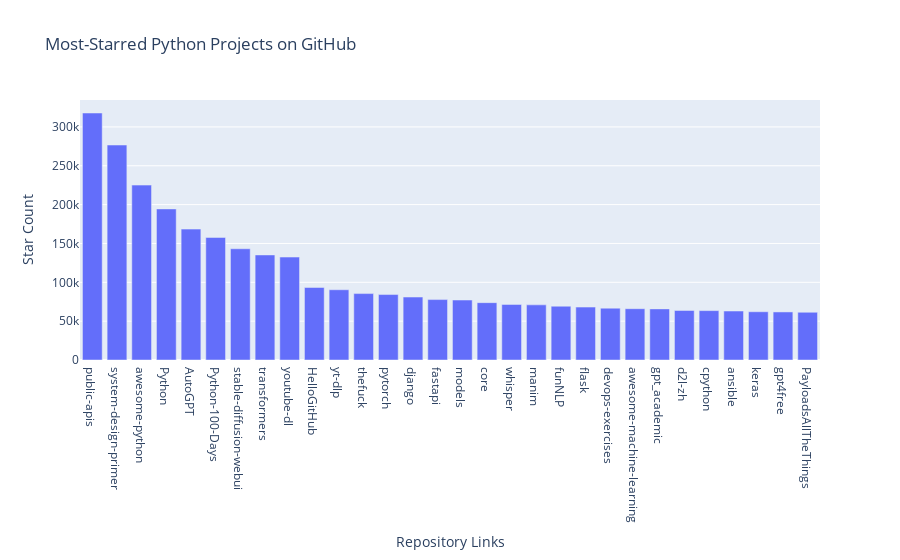

The notebook cell saved with this chart:
### Code cell
import requests
import plotly.express as px

# GitHub API URL
url = "https://api.github.com/search/repositories"
url += "?q=language:python+sort:stars+stars:>10000"

# Set request headers
headers = {"Accept": "application/vnd.github.v3+json"}
r = requests.get(url, headers=headers)

# Check the request status
print(f"Status code: {r.status_code}")

# Parse the JSON response
response_dict = r.json()
repo_dicts = response_dict['items']
print(f"Repositories returned: {len(repo_dicts)}")  # Print the number of repositories returned

# Process the repository information
repo_links, stars, hover_texts = [], [], []
for repo_dict in repo_dicts:
    # Create clickable links for repository names
    repo_name = repo_dict['name']
    repo_url = repo_dict['html_url']
    repo_link = f"<a href='{repo_url}' target='_blank'>{repo_name}</a>"  # HTML hyperlink
    repo_links.append(repo_link)

    # Add star counts
    stars.append(repo_dict['stargazers_count'])

    # Create hover text
    owner = repo_dict['owner']['login']
    description = repo_dict['description']
    hover_text = f"{owner}<br />{description}"
    hover_texts.append(hover_text)

# Visualization using Plotly Express
title = "Most-Starred Python Projects on GitHub"
labels = {"x": "Repository Links", "y": "Star Count"}
fig = px.bar(x=repo_links, y=stars, title=title, labels=labels, hover_data={"text": hover_texts})

# Show the figure
fig.show()

### Figure 1 — Plotly figure (JSON) as saved in the notebook; plotly's stock layout.template omitted (floating-point values rounded to 4 significant figures)
{"data": [{"alignmentgroup": "True", "customdata": [["public-apis<br />A collective list of free APIs"], ["donnemartin<br />Learn how to design large-scale systems. Prep for the system design interview.  Includes Anki flashcards."], ["vinta<br />An opinionated list of awesome Python frameworks, libraries, software and resources."], ["TheAlgorithms<br />All Algorithms implemented in Python"], ["Significant-Gravitas<br />AutoGPT is the vision of accessible AI for everyone, to use and to build on. Our mission is to provide the tools, so that you can focus on what matters."], ["jackfrued<br />Python - 100天从新手到大师"], ["AUTOMATIC1111<br />Stable Diffusion web UI"], ["huggingface<br />🤗 Transformers: State-of-the-art Machine Learning for Pytorch, TensorFlow, and JAX."], ["ytdl-org<br />Command-line program to download videos from YouTube.com and other video sites"], ["521xueweihan<br />:octocat: 分享 GitHub 上有趣、入门级的开源项目。Share interesting, entry-level open source projects on GitHub."], ["yt-dlp<br />A feature-rich command-line audio/video downloader"], ["nvbn<br />Magnificent app which corrects your previous console command."], ["pytorch<br />Tensors and Dynamic neural networks in Python with strong GPU acceleration"], ["django<br />The Web framework for perfectionists with deadlines."], ["fastapi<br />FastAPI framework, high performance, easy to learn, fast to code, ready for production"], ["tensorflow<br />Models and examples built with TensorFlow"], ["home-assistant<br />:house_with_garden: Open source home automation that puts local control and privacy first."], ["openai<br />Robust Speech Recognition via Large-Scale Weak Supervision"], ["3b1b<br />Animation engine for explanatory math videos"], ["fighting41love<br />中英文敏感词、语言检测、中外手机/电话归属地/运营商查询、名字推断性别、手机号抽取、身份证抽取、邮箱抽取、中日文人名库、中文缩写库、拆字词典、词汇情感值、停用词、反动词表、暴恐词表、繁简体转换、英文模拟中文发音、汪峰歌词生成器、职业名称词库、同义词库、反义词库、否定词库、汽车品牌词库、汽车零件词库、连续英文切割、各种中文词向量、公司名字大全、古诗词库、IT词库、财经词库、成语词库、地名词库、历史名人词库、诗词词库、医学词库、饮食词库、法律词库、汽车词库、动物词库、中文聊天语料、中文谣言数据、百度中文问答数据集、句子相似度匹配算法集合、bert资源、文本生成&摘要相关工具、cocoNLP信息抽取工具、国内电话号码正则匹配、清华大学XLORE:中英文跨语言百科知识图谱、清华大学人工智能技术系列报告、自然语言生成、NLU太难了系列、自动对联数据及机器人、用户名黑名单列表、罪名法务名词及分类模型、微信公众号语料、cs224n深度学习自然语言处理课程、中文手写汉字识别、中文自然语言处理 语料/数据集、变量命名神器、分词语料库+代码、任务型对话英文数据集、ASR 语音数据集 + 基于深度学习的中文语音识别系统、笑声检测器、Microsoft多语言数字/单位/如日期时间识别包、中华新华字典数据库及api(包括常用歇后语、成语、词语和汉字)、文档图谱自动生成、SpaCy 中文模型、Common Voice语音识别数据集新版、神经网络关系抽取、基于bert的命名实体识别、关键词(Keyphrase)抽取包pke、基于医疗领域知识图谱的问答系统、基于依存句法与语义角色标注的事件三元组抽取、依存句法分析4万句高质量标注数据、cnocr：用来做中文OCR的Python3包、中文人物关系知识图谱项目、中文nlp竞赛项目及代码汇总、中文字符数据、speech-aligner: 从“人声语音”及其“语言文本”产生音素级别时间对齐标注的工具、AmpliGraph: 知识图谱表示学习(Python)库：知识图谱概念链接预测、Scattertext 文本可视化(python)、语言/知识表示工具：BERT & ERNIE、中文对比英文自然语言处理NLP的区别综述、Synonyms中文近义词工具包、HarvestText领域自适应文本挖掘工具（新词发现-情感分析-实体链接等）、word2word：(Python)方便易用的多语言词-词对集：62种语言/3,564个多语言对、语音识别语料生成工具：从具有音频/字幕的在线视频创建自动语音识别(ASR)语料库、构建医疗实体识别的模型（包含词典和语料标注）、单文档非监督的关键词抽取、Kashgari中使用gpt-2语言模型、开源的金融投资数据提取工具、文本自动摘要库TextTeaser: 仅支持英文、人民日报语料处理工具集、一些关于自然语言的基本模型、基于14W歌曲知识库的问答尝试--功能包括歌词接龙and已知歌词找歌曲以及歌曲歌手歌词三角关系的问答、基于Siamese bilstm模型的相似句子判定模型并提供训练数据集和测试数据集、用Transformer编解码模型实现的根据Hacker News文章标题自动生成评论、用BERT进行序列标记和文本分类的模板代码、LitBank：NLP数据集——支持自然语言处理和计算人文学科任务的100部带标记英文小说语料、百度开源的基准信息抽取系统、虚假新闻数据集、Facebook: LAMA语言模型分析，提供Transformer-XL/BERT/ELMo/GPT预训练语言模型的统一访问接口、CommonsenseQA：面向常识的英文QA挑战、中文知识图谱资料、数据及工具、各大公司内部里大牛分享的技术文档 PDF 或者 PPT、自然语言生成SQL语句（英文）、中文NLP数据增强（EDA）工具、英文NLP数据增强工具 、基于医药知识图谱的智能问答系统、京东商品知识图谱、基于mongodb存储的军事领域知识图谱问答项目、基于远监督的中文关系抽取、语音情感分析、中文ULMFiT-情感分析-文本分类-语料及模型、一个拍照做题程序、世界各国大规模人名库、一个利用有趣中文语料库 qingyun 训练出来的中文聊天机器人、中文聊天机器人seqGAN、省市区镇行政区划数据带拼音标注、教育行业新闻语料库包含自动文摘功能、开放了对话机器人-知识图谱-语义理解-自然语言处理工具及数据、中文知识图谱：基于百度百科中文页面-抽取三元组信息-构建中文知识图谱、masr: 中文语音识别-提供预训练模型-高识别率、Python音频数据增广库、中文全词覆盖BERT及两份阅读理解数据、ConvLab：开源多域端到端对话系统平台、中文自然语言处理数据集、基于最新版本rasa搭建的对话系统、基于TensorFlow和BERT的管道式实体及关系抽取、一个小型的证券知识图谱/知识库、复盘所有NLP比赛的TOP方案、OpenCLaP：多领域开源中文预训练语言模型仓库、UER：基于不同语料+编码器+目标任务的中文预训练模型仓库、中文自然语言处理向量合集、基于金融-司法领域(兼有闲聊性质)的聊天机器人、g2pC：基于上下文的汉语读音自动标记模块、Zincbase 知识图谱构建工具包、诗歌质量评价/细粒度情感诗歌语料库、快速转化「中文数字」和「阿拉伯数字」、百度知道问答语料库、基于知识图谱的问答系统、jieba_fast 加速版的jieba、正则表达式教程、中文阅读理解数据集、基于BERT等最新语言模型的抽取式摘要提取、Python利用深度学习进行文本摘要的综合指南、知识图谱深度学习相关资料整理、维基大规模平行文本语料、StanfordNLP 0.2.0：纯Python版自然语言处理包、NeuralNLP-NeuralClassifier：腾讯开源深度学习文本分类工具、端到端的封闭域对话系统、中文命名实体识别：NeuroNER vs. BertNER、新闻事件线索抽取、2019年百度的三元组抽取比赛：“科学空间队”源码、基于依存句法的开放域文本知识三元组抽取和知识库构建、中文的GPT2训练代码、ML-NLP - 机器学习(Machine Learning)NLP面试中常考到的知识点和代码实现、nlp4han:中文自然语言处理工具集(断句/分词/词性标注/组块/句法分析/语义分析/NER/N元语法/HMM/代词消解/情感分析/拼写检查、XLM：Facebook的跨语言预训练语言模型、用基于BERT的微调和特征提取方法来进行知识图谱百度百科人物词条属性抽取、中文自然语言处理相关的开放任务-数据集-当前最佳结果、CoupletAI - 基于CNN+Bi-LSTM+Attention 的自动对对联系统、抽象知识图谱、MiningZhiDaoQACorpus - 580万百度知道问答数据挖掘项目、brat rapid annotation tool: 序列标注工具、大规模中文知识图谱数据：1.4亿实体、数据增强在机器翻译及其他nlp任务中的应用及效果、allennlp阅读理解:支持多种数据和模型、PDF表格数据提取工具 、 Graphbrain：AI开源软件库和科研工具，目的是促进自动意义提取和文本理解以及知识的探索和推断、简历自动筛选系统、基于命名实体识别的简历自动摘要、中文语言理解测评基准，包括代表性的数据集&基准模型&语料库&排行榜、树洞 OCR 文字识别 、从包含表格的扫描图片中识别表格和文字、语声迁移、Python口语自然语言处理工具集(英文)、 similarity：相似度计算工具包，java编写、海量中文预训练ALBERT模型 、Transformers 2.0 、基于大规模音频数据集Audioset的音频增强 、Poplar：网页版自然语言标注工具、图片文字去除，可用于漫画翻译 、186种语言的数字叫法库、Amazon发布基于知识的人-人开放领域对话数据集 、中文文本纠错模块代码、繁简体转换 、 Python实现的多种文本可读性评价指标、类似于人名/地名/组织机构名的命名体识别数据集 、东南大学《知识图谱》研究生课程(资料)、. 英文拼写检查库 、 wwsearch是企业微信后台自研的全文检索引擎、CHAMELEON：深度学习新闻推荐系统元架构 、 8篇论文梳理BERT相关模型进展与反思、DocSearch：免费文档搜索引擎、 LIDA：轻量交互式对话标注工具 、aili - the fastest in-memory index in the East 东半球最快并发索引 、知识图谱车音工作项目、自然语言生成资源大全 、中日韩分词库mecab的Python接口库、中文文本摘要/关键词提取、汉字字符特征提取器 (featurizer)，提取汉字的特征（发音特征、字形特征）用做深度学习的特征、中文生成任务基准测评 、中文缩写数据集、中文任务基准测评 - 代表性的数据集-基准(预训练)模型-语料库-baseline-工具包-排行榜、PySS3：面向可解释AI的SS3文本分类器机器可视化工具 、中文NLP数据集列表、COPE - 格律诗编辑程序、doccano：基于网页的开源协同多语言文本标注工具 、PreNLP：自然语言预处理库、简单的简历解析器，用来从简历中提取关键信息、用于中文闲聊的GPT2模型：GPT2-chitchat、基于检索聊天机器人多轮响应选择相关资源列表(Leaderboards、Datasets、Papers)、(Colab)抽象文本摘要实现集锦(教程 、词语拼音数据、高效模糊搜索工具、NLP数据增广资源集、微软对话机器人框架 、 GitHub Typo Corpus：大规模GitHub多语言拼写错误/语法错误数据集、TextCluster：短文本聚类预处理模块 Short text cluster、面向语音识别的中文文本规范化、BLINK：最先进的实体链接库、BertPunc：基于BERT的最先进标点修复模型、Tokenizer：快速、可定制的文本词条化库、中文语言理解测评基准，包括代表性的数据集、基准(预训练)模型、语料库、排行榜、spaCy 医学文本挖掘与信息提取 、 NLP任务示例项目代码集、 python拼写检查库、chatbot-list - 行业内关于智能客服、聊天机器人的应用和架构、算法分享和介绍、语音质量评价指标(MOSNet, BSSEval, STOI, PESQ, SRMR)、 用138GB语料训练的法文RoBERTa预训练语言模型 、BERT-NER-Pytorch：三种不同模式的BERT中文NER实验、无道词典 - 有道词典的命令行版本，支持英汉互查和在线查询、2019年NLP亮点回顾、 Chinese medical dialogue data 中文医疗对话数据集 、最好的汉字数字(中文数字)-阿拉伯数字转换工具、 基于百科知识库的中文词语多词义/义项获取与特定句子词语语义消歧、awesome-nlp-sentiment-analysis - 情感分析、情绪原因识别、评价对象和评价词抽取、LineFlow：面向所有深度学习框架的NLP数据高效加载器、中文医学NLP公开资源整理 、MedQuAD：(英文)医学问答数据集、将自然语言数字串解析转换为整数和浮点数、Transfer Learning in Natural Language Processing (NLP) 、面向语音识别的中文/英文发音辞典、Tokenizers：注重性能与多功能性的最先进分词器、CLUENER 细粒度命名实体识别 Fine Grained Named Entity Recognition、 基于BERT的中文命名实体识别、中文谣言数据库、NLP数据集/基准任务大列表、nlp相关的一些论文及代码, 包括主题模型、词向量(Word Embedding)、命名实体识别(NER)、文本分类(Text Classificatin)、文本生成(Text Generation)、文本相似性(Text Similarity)计算等，涉及到各种与nlp相关的算法，基于keras和tensorflow 、Python文本挖掘/NLP实战示例、 Blackstone：面向非结构化法律文本的spaCy pipeline和NLP模型通过同义词替换实现文本“变脸” 、中文 预训练 ELECTREA 模型: 基于对抗学习 pretrain Chinese Model 、albert-chinese-ner - 用预训练语言模型ALBERT做中文NER 、基于GPT2的特定主题文本生成/文本增广、开源预训练语言模型合集、多语言句向量包、编码、标记和实现：一种可控高效的文本生成方法、 英文脏话大列表 、attnvis：GPT2、BERT等transformer语言模型注意力交互可视化、CoVoST：Facebook发布的多语种语音-文本翻译语料库，包括11种语言(法语、德语、荷兰语、俄语、西班牙语、意大利语、土耳其语、波斯语、瑞典语、蒙古语和中文)的语音、文字转录及英文译文、Jiagu自然语言处理工具 - 以BiLSTM等模型为基础，提供知识图谱关系抽取 中文分词 词性标注 命名实体识别 情感分析 新词发现 关键词 文本摘要 文本聚类等功能、用unet实现对文档表格的自动检测，表格重建、NLP事件提取文献资源列表 、 金融领域自然语言处理研究资源大列表、CLUEDatasetSearch - 中英文NLP数据集：搜索所有中文NLP数据集，附常用英文NLP数据集 、medical_NER - 中文医学知识图谱命名实体识别 、(哈佛)讲因果推理的免费书、知识图谱相关学习资料/数据集/工具资源大列表、Forte：灵活强大的自然语言处理pipeline工具集 、Python字符串相似性算法库、PyLaia：面向手写文档分析的深度学习工具包、TextFooler：针对文本分类/推理的对抗文本生成模块、Haystack：灵活、强大的可扩展问答(QA)框架、中文关键短语抽取工具"], ["pallets<br />The Python micro framework for building web applications."], ["bregman-arie<br />Linux, Jenkins, AWS, SRE, Prometheus, Docker, Python, Ansible, Git, Kubernetes, Terraform, OpenStack, SQL, NoSQL, Azure, GCP, DNS, Elastic, Network, Virtualization. DevOps Interview Questions"], ["josephmisiti<br />A curated list of awesome Machine Learning frameworks, libraries and software."], ["binary-husky<br />为GPT/GLM等LLM大语言模型提供实用化交互接口，特别优化论文阅读/润色/写作体验，模块化设计，支持自定义快捷按钮&函数插件，支持Python和C++等项目剖析&自译解功能，PDF/LaTex论文翻译&总结功能，支持并行问询多种LLM模型，支持chatglm3等本地模型。接入通义千问, deepseekcoder, 讯飞星火, 文心一言, llama2, rwkv, claude2, moss等。"], ["d2l-ai<br />《动手学深度学习》：面向中文读者、能运行、可讨论。中英文版被70多个国家的500多所大学用于教学。"], ["python<br />The Python programming language"], ["ansible<br />Ansible is a radically simple IT automation platform that makes your applications and systems easier to deploy and maintain. Automate everything from code deployment to network configuration to cloud management, in a language that approaches plain English, using SSH, with no agents to install on remote systems. https://docs.ansible.com."], ["keras-team<br />Deep Learning for humans"], ["xtekky<br />The official gpt4free repository | various collection of powerful language models"], ["swisskyrepo<br />A list of useful payloads and bypass for Web Application Security and Pentest/CTF"]], "hovertemplate": "Repository Links=%{x}<br>Star Count=%{y}<br>text=%{customdata[0]}<extra></extra>", "legendgroup": "", "marker": {"color": "#636efa", "pattern": {"shape": ""}}, "name": "", "offsetgroup": "", "orientation": "v", "showlegend": false, "textposition": "auto", "type": "bar", "x": ["<a href='https://github.com/public-apis/public-apis' target='_blank'>public-apis</a>", "<a href='https://github.com/donnemartin/system-design-primer' target='_blank'>system-design-primer</a>", "<a href='https://github.com/vinta/awesome-python' target='_blank'>awesome-python</a>", "<a href='https://github.com/TheAlgorithms/Python' target='_blank'>Python</a>", "<a href='https://github.com/Significant-Gravitas/AutoGPT' target='_blank'>AutoGPT</a>", "<a href='https://github.com/jackfrued/Python-100-Days' target='_blank'>Python-100-Days</a>", "<a href='https://github.com/AUTOMATIC1111/stable-diffusion-webui' target='_blank'>stable-diffusion-webui</a>", "<a href='https://github.com/huggingface/transformers' target='_blank'>transformers</a>", "<a href='https://github.com/ytdl-org/youtube-dl' target='_blank'>youtube-dl</a>", "<a href='https://github.com/521xueweihan/HelloGitHub' target='_blank'>HelloGitHub</a>", "<a href='https://github.com/yt-dlp/yt-dlp' target='_blank'>yt-dlp</a>", "<a href='https://github.com/nvbn/thefuck' target='_blank'>thefuck</a>", "<a href='https://github.com/pytorch/pytorch' target='_blank'>pytorch</a>", "<a href='https://github.com/django/django' target='_blank'>django</a>", "<a href='https://github.com/fastapi/fastapi' target='_blank'>fastapi</a>", "<a href='https://github.com/tensorflow/models' target='_blank'>models</a>", "<a href='https://github.com/home-assistant/core' target='_blank'>core</a>", "<a href='https://github.com/openai/whisper' target='_blank'>whisper</a>", "<a href='https://github.com/3b1b/manim' target='_blank'>manim</a>", "<a href='https://github.com/fighting41love/funNLP' target='_blank'>funNLP</a>", "<a href='https://github.com/pallets/flask' target='_blank'>flask</a>", "<a href='https://github.com/bregman-arie/devops-exercises' target='_blank'>devops-exercises</a>", "<a href='https://github.com/josephmisiti/awesome-machine-learning' target='_blank'>awesome-machine-learning</a>", "<a href='https://github.com/binary-husky/gpt_academic' target='_blank'>gpt_academic</a>", "<a href='https://github.com/d2l-ai/d2l-zh' target='_blank'>d2l-zh</a>", "<a href='https://github.com/python/cpython' target='_blank'>cpython</a>", "<a href='https://github.com/ansible/ansible' target='_blank'>ansible</a>", "<a href='https://github.com/keras-team/keras' target='_blank'>keras</a>", "<a href='https://github.com/xtekky/gpt4free' target='_blank'>gpt4free</a>", "<a href='https://github.com/swisskyrepo/PayloadsAllTheThings' target='_blank'>PayloadsAllTheThings</a>"], "xaxis": "x", "y": [317909, 276701, 225109, 194468, 168459, 157735, 143147, 135210, 132475, 93340, 90418, 85473, 84222, 81026, 77766, 77188, 73817, 71531, 70971, 69235, 68110, 66710, 66038, 65785, 63751, 63551, 63026, 62100, 61855, 61435], "yaxis": "y"}], "layout": {"autosize": true, "barmode": "relative", "legend": {"tracegroupgap": 0}, "title": {"text": "Most-Starred Python Projects on GitHub"}, "xaxis": {"anchor": "y", "autorange": true, "domain": [0, 1], "range": [-0.5, 29.5], "title": {"text": "Repository Links"}, "type": "category"}, "yaxis": {"anchor": "x", "autorange": true, "domain": [0, 1], "range": [0, 334600.0], "title": {"text": "Star Count"}, "type": "linear"}}}
